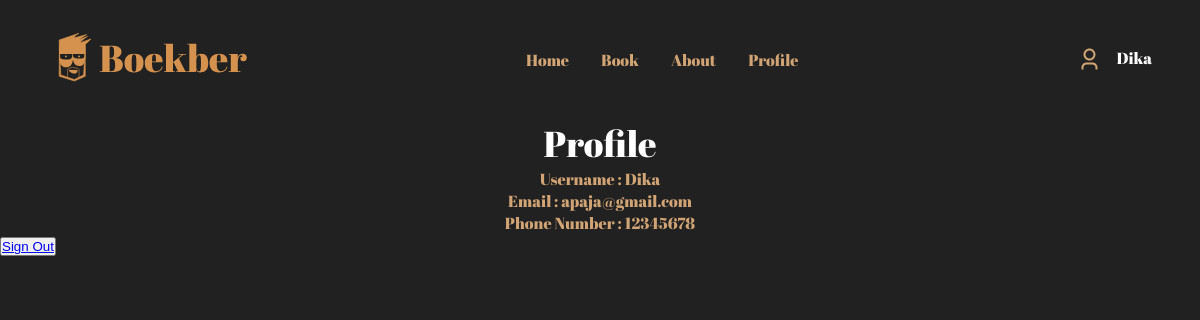
The app's page /Features/Profile/Profile.php (signed in) with its own data.
### tables this page shows
CREATE TABLE `user` (
  `id` int(32) NOT NULL,
  `Username` varchar(255) NOT NULL,
  `Password` varchar(255) NOT NULL,
  `Email` varchar(255) NOT NULL,
  `Phone_Number` varchar(255) NOT NULL
);

### Features/Profile/Profile.php (the view, shortened to what this page needs)
<?php
include("../../Component/Configuration/configuration.php");
$iduser = $_SESSION["id"];
$QueryID = mysqli_query($con, "SELECT * FROM user WHERE id = '$iduser'");
$newQueryID = mysqli_query($con, "SELECT * FROM user WHERE id = '$iduser'");
?>
<!DOCTYPE html>
<html lang="en">
<head>
    <link rel="stylesheet" href="Profile.css">
</head>
<body>
    <section>
        <div class="container-navbar">
            <div class="navbar-logo">
                <img src="./../../Asset/Navbar Logo.svg" alt="Boekber">
            </div>
            <div class="navbar-list">
                <a href="./../Features/Home/Home_after_login.php">
                    <li>Home</li>
                </a>
                <a href="../../Features/Book/Book.php">
                    <li>Book</li>
                </a>
                <a href="About.php">
                    <li>About</li>
                </a>
                <a href="Profile.php">
                    <li>Profile</li>
                </a>
            </div>
            <div class="navbar-profile">
                <img src="../../Asset//User Icon.svg" alt="Icon">
                <?php
                while ($baris = mysqli_fetch_array($QueryID)) {
                    echo "<h2> $baris[Username]</h2>";
                }
                ?>
            </div>
        </div>
    </section>
    <section>
        <div class="profile-container">
            <div class="profile-header">
                <h1>Profile</h1>
            </div>
            <div class="profile-data">
                <?php
                while ($profile_data = mysqli_fetch_array($newQueryID)) {
                    echo "<h1> Username : $profile_data[Username]</h1>";
                    echo "<h2> Email    : $profile_data[Email]</h2>";
                    echo "<h2> Phone Number    : $profile_data[Phone_Number]</h2>";
                }
                ?>
            </div>
        </div>
    </section>
    <button><a href="../Home/Home_before_login.php">Sign Out</a></button>
</body>
</html>

### Features/Profile/Profile.css (style rules this page uses)
* { margin: 0; padding: 0; }
body { font-family: 'Plus Jakarta Sans'; background-color: #222121; }
.container-navbar { display: flex; justify-content: space-between; align-items: center; background-color: #222121; padding-top: 2rem; padding-left: 3rem; padding-right: 3rem; padding-bottom: 2rem; }
.navbar-profile { display: flex; flex-direction: row; }
.navbar-profile h2 { padding-left: 14px; font-family: 'Abril Fatface'; font-style: normal; font-weight: 400; font-size: 16px; line-height: 22px; color: white; }
.navbar-list { display: flex; gap: 2rem; }
.navbar-list li { list-style: none; color: #D1A475; font-weight: 500; font-family: 'Abril Fatface'; font-style: normal; font-weight: 400; font-size: 16px; line-height: 22px; }
.navbar-list a { text-decoration: none; }
.profile-header { display: flex; justify-content: center; }
.profile-header h1 { font-family: 'Abril Fatface'; font-style: normal; font-weight: 400; font-size: 36px; line-height: 49px; color: white; }
.profile-data { display: flex; flex-direction: column; align-items: center; }
.profile-data h1 { list-style: none; color: #D1A475; font-weight: 500; font-family: 'Abril Fatface'; font-style: normal; font-weight: 400; font-size: 16px; line-height: 22px; }
.profile-data h2 { list-style: none; color: #D1A475; font-weight: 500; font-family: 'Abril Fatface'; font-style: normal; font-weight: 400; font-size: 16px; line-height: 22px; }

### records on screen
user: Username "Dika", Email "apaja@gmail.com", Phone_Number "12345678"
